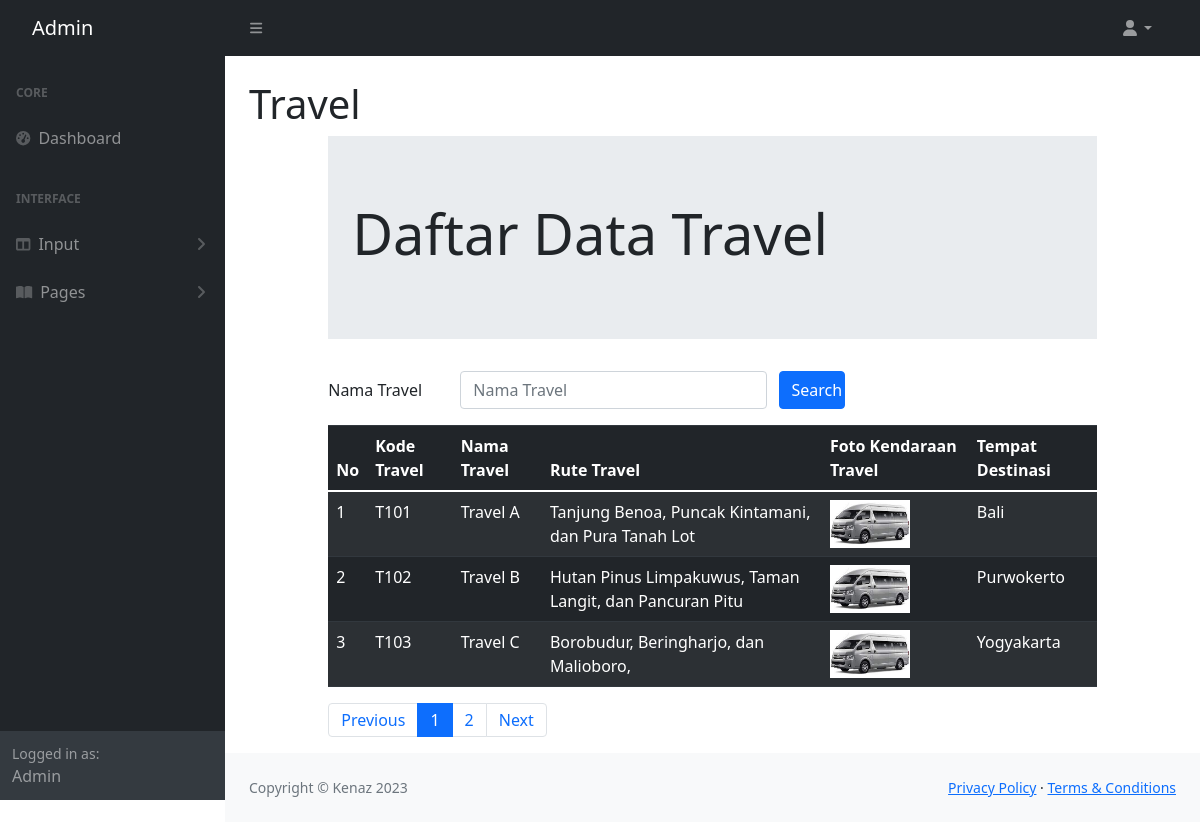
Page /admin/daftartravel.php on the committed database.
### tables this page shows
CREATE TABLE `travel` (
  `travelKODE` char(4) NOT NULL,
  `travelNAMA` varchar(100) NOT NULL,
  `travelRUTE` varchar(225) NOT NULL,
  `travelKENDARAAN` char(120) NOT NULL,
  `destinasiKODE` char(4) NOT NULL
);

CREATE TABLE `destinasi` (
  `destinasiKODE` char(4) NOT NULL,
  `destinasiNAMA` varchar(120) NOT NULL,
  `destinasiKET` text NOT NULL,
  `destinasiFOTO` char(100) NOT NULL,
  `kategoriKODE` char(4) NOT NULL
);

### admin/daftartravel.php (the view, shortened to what this page needs)
<!DOCTYPE html>
<html lang="en">
<?php include "INCLUDE/head.php"?>
    <body class="sb-nav-fixed">
        <?php include "INCLUDE/menunav.php"?>
        <div id="layoutSidenav">
            <?php include "INCLUDE/menu.php"?>
            <div id="layoutSidenav_content">
                <main>
                    <div class="container-fluid px-4">
                        <h1 class="mt-4">Travel</h1>
<head>
	<link rel="stylesheet" href="https://cdn.jsdelivr.net/npm/bootstrap@4.0.0/dist/css/bootstrap.min.css">
  	<link rel="stylesheet" type="text/css" href="https://cdnjs.cloudflare.com/ajax/libs/select2/4.0.3/css/select2.min.css">
	<link rel="stylesheet" type="text/css" href="css/bootstrap.min.css">
</head>
<?php
	include "include/config.php";
?>
<body>
<div class="row">
	<div class="col-sm-1"></div>
	<div class="col-sm-10">
		<div class="jumbotron jumbotron-fluid">
			<div class="container">
				<h1 class="display-4">Daftar Data Travel</h1>
			</div>
		</div>
		<form method="POST">
            <div class="mb-3 row">
                <label for="Search" class="col-sm-2 col-form-label">Nama Travel</label>
                <div class="col-sm-5">
                    <input type="text" class="form-control" name="Search" id="Search" placeholder="Nama Travel"
                    value="<?php if(isset($_POST["Search"])){echo $_POST["Search"];
                    }?>">
                </div>
                <input type="submit" class="col-sm-1 btn btn-primary" value="Search" name="kodetravel">
            </div>
        </form>
	<table class="table table-dark table-striped">
		<thead class="thead-dark">
			<tr>
				<th>No</th>
				<th>Kode Travel</th>
				<th>Nama Travel</th>
				<th>Rute Travel</th>
				<th>Foto Kendaraan Travel</th>
                <th>Tempat Destinasi</th>
			</tr>
		</thead>
		<tbody>
            <?php
			$jumlahtampilan = 3;
			$halaman = (isset($_GET['page']))? $_GET['page'] : 1;
			$mulaitampilan = ($halaman - 1) * $jumlahtampilan;
            if(isset($_POST["kodetravel"])){
                $Search = $_POST["Search"];
                $query = mysqli_query($connection, "select * from travel, destinasi where travel.destinasikode = destinasi.destinasikode AND travelNAMA like'%".$Search."%';");
            }
            else{
                $query = mysqli_query($connection, "select * from travel, destinasi where travel.destinasikode = destinasi.destinasikode
				limit $mulaitampilan, $jumlahtampilan;");
            }
            $nomor = 1;
            while($row = mysqli_fetch_array($query)){ ?>
				<tr>
					<td><?php echo $mulaitampilan + $nomor;?></td>
					<td><?php echo $row['travelKODE'];?></td>
					<td><?php echo $row['travelNAMA'];?></td>
					<td><?php echo $row['travelRUTE'];?></td>
					<td>
						<?php if(is_file("images/".$row['travelKENDARAAN']))
						{ ?>
							<img src="images/<?php echo $row['travelKENDARAAN']?>" width="80">
						<?php } else
							echo "<img src='images/noimage.png' width='80'>"
						?>
					</td>
                    <td><?php echo $row['destinasiNAMA'];?></td>
				</tr>
			<?php $nomor = $nomor + 1;?>
			<?php }	?>
		</tbody>
	</table>
					<?php
                        $query = mysqli_query($connection, "SELECT * FROM travel");
                        $jumlahrecord = mysqli_num_rows($query);
                        $jumlahpage = ceil($jumlahrecord / $jumlahtampilan);
                    ?>
                    <nav aria-label="Page navigation example">
                    <ul class="pagination">
                        <li class="page-item"><a class="page-link" href="?page=<?php $nomorhal=1;
                        echo $nomorhal?>">Previous</a></li>
                        <?php for($nomorhal=1; $nomorhal<=$jumlahpage; $nomorhal++){ ?>
                        <li class="page-item">
                            <?php if($nomorhal!=$halaman) {?>
                                <a class="page-link" href="?page=<?php echo $nomorhal ?>"><?php echo $nomorhal ?></a>
                            <?php } else{ ?>
                                <li class="page-item active" aria-current="page">
                                    <a class="page-link" href="?page=<?php echo $nomorhal;?>"><?php echo $nomorhal ?></a>
                                </li>
                            <?php } ?>
                        </li>
                        <?php } ?>
                        <li class="page-item"><a class="page-link" href="?page=<?php echo $nomorhal - 1; ?>">Next</a></li>
                    </ul>
                    </nav>
	</div>
	<div class="col-sm-1"></div>
</body>
</main>
                <?php include "INCLUDE/footer.php"?>
            </div>
        </div>
</html>

### rows in the picture
travel: travelKODE "T101", travelNAMA "Travel A", travelRUTE "Tanjung Benoa, Puncak Kintamani, dan Pura Tanah Lot", travelKENDARAAN (picture), destinasi.destinasiNAMA "Bali"
travel: nomor "2", travelKODE "T102", travelNAMA "Travel B", travelRUTE "Hutan Pinus Limpakuwus, Taman Langit, dan Pancuran Pitu", travelKENDARAAN (picture), destinasi.destinasiNAMA "Purwokerto"
travel: nomor "3", travelKODE "T103", travelNAMA "Travel C", travelRUTE "Borobudur, Beringharjo, dan Malioboro,", travelKENDARAAN (picture), destinasi.destinasiNAMA "Yogyakarta"
